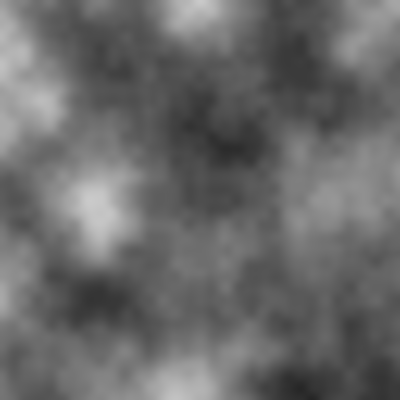
Frame 1 (no input)
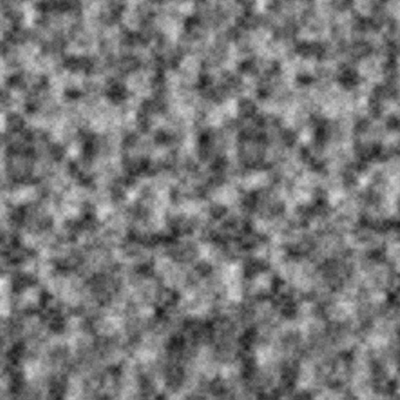
Frame 60 (the mouse pressed at the canvas centre just before this capture)
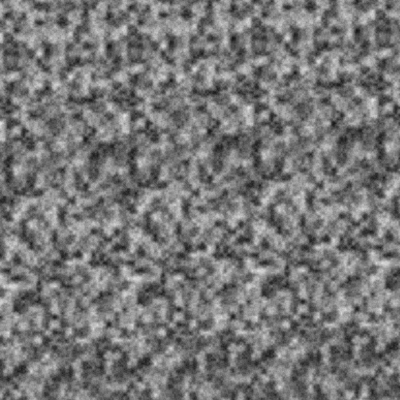
Frame 120 (the mouse held since frame 60 and released just before this capture)

The Processing sketch that drew these frames (run headless with seeded random() and noise(); from frame 60 on, the mouse is pressed at the canvas centre):

// Processing sketch: SorryBrain
// ── SorryBrain.pde
float inc = .01;
float flying = 0;
boolean decreasing = false;

void setup(){
 size(400, 400); 
}

void draw(){
 float yoff = flying;
  
 loadPixels();
 for(int y = 0; y < height; y++){
   float xoff = 0;
   for(int x= 0; x < width; x++){
     int index = (x + y * width);
     pixels[index + 0] = color(noise(xoff, yoff) * 255);
     xoff += inc;
   }  
   yoff += inc;
 }
 flying += .06;
 updatePixels();
  
 if(inc > 1){
  decreasing = true; 
 }
 else if(inc < .003){
  decreasing = false; 
 }
 
 if(decreasing){
  inc -= .001; 
 }
 else{
  inc += .001; 
 }
 
}
